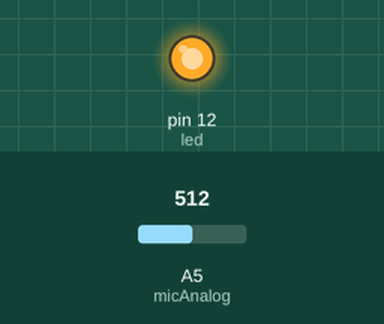
The sketch below on a simulated Arduino Uno, built with avr-gcc and run on an emulated ATmega328P. On the bench: output pins drawn as LEDs (lit = HIGH). The test bench sets the inputs (shaded band); at power-on: A5 (micAnalog) = 512. What the sketch prints to the serial monitor is not drawn.

Above: at 1.2 s.
1.3 s: A5 (micAnalog) set to 62
3.5 s: A5 (micAnalog) set to 53
At 5.7 s:
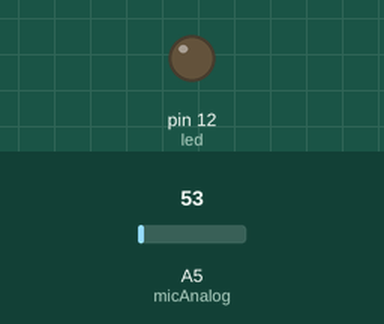
6.0 s: A5 (micAnalog) set to 70
At 6.9 s:
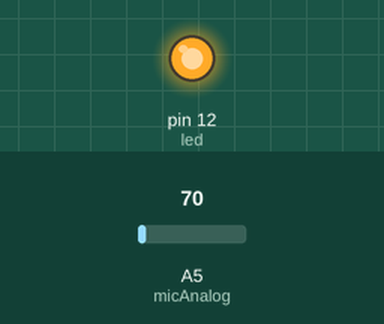
7.5 s: A5 (micAnalog) set to 50
At 8.8 s:
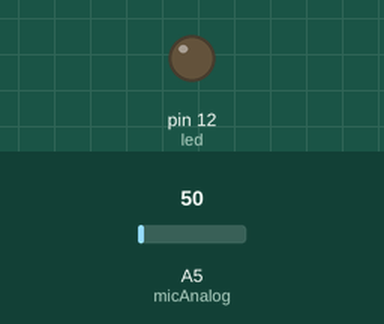
Timing chart, 0 to 10.5 s (numbered marks = the images above; inputs shaded):
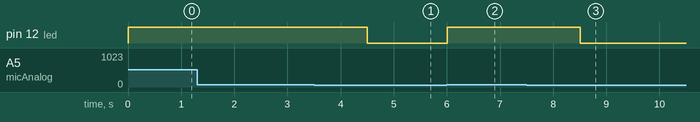

Measured:
- the behaviour switches between 60 and 59 on A5 (micAnalog) (found by bisection; images 0 and 1)
- after the input at 3.5 s, pin 12 (led): HIGH → LOW after 1.0 s
- after the input at 6.0 s, pin 12 (led): LOW → HIGH at once
- after the input at 7.5 s, pin 12 (led): HIGH → LOW after 1.0 s

The sketch:

blinkSom.ino
```cpp
int led = 12;
int micAnalog = A5;
int valorAnalog = 0;
unsigned long tempoDelay = 0;
unsigned long tempoAtual = 0;

void setup() {
  Serial.begin(9600);
  pinMode(micAnalog, INPUT);
  pinMode(led, OUTPUT);

}

void loop() {
  valorAnalog = analogRead(micAnalog);
  Serial.println(valorAnalog);

  if(valorAnalog >= 60){
    tempoAtual= millis();
    tempoDelay= tempoAtual + 1000;
  }

  tempoAtual=millis();
  if(tempoAtual < tempoDelay){
    digitalWrite(led, HIGH);
  }else{
    digitalWrite(led, LOW);
  }
}
```
